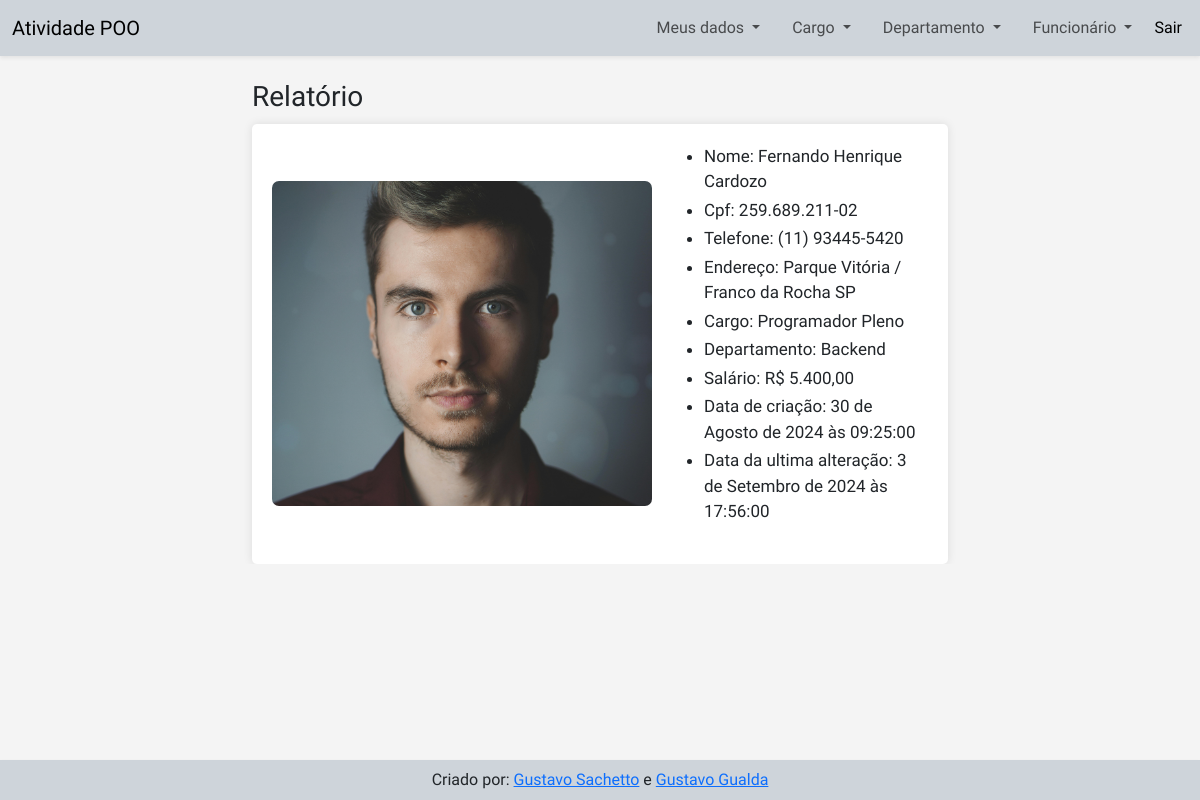
Page /view/page/relatorioFuncionarioLogado.php (signed in) on the committed database.
### tables this page shows
CREATE TABLE `funcionario` (
  `funcional` int(11) NOT NULL,
  `cpf` char(14) NOT NULL,
  `nome` varchar(40) NOT NULL,
  `telefone` char(15) DEFAULT NULL,
  `endereco` varchar(70) NOT NULL,
  `created_at` datetime NOT NULL,
  `updated_at` datetime DEFAULT NULL,
  `image_url` varchar(80) DEFAULT NULL,
  `codDepartamento` int(11) NOT NULL,
  `codCargo` int(11) NOT NULL
);

CREATE TABLE `cargo` (
  `nomeCargo` varchar(50) NOT NULL,
  `salario` decimal(8,2) NOT NULL,
  `codCargo` int(11) NOT NULL,
  `created_at` datetime NOT NULL,
  `updated_at` datetime DEFAULT NULL
);

CREATE TABLE `departamento` (
  `nomeDepartamento` varchar(45) NOT NULL,
  `codDepartamento` int(11) NOT NULL,
  `created_at` datetime NOT NULL,
  `updated_at` datetime DEFAULT NULL
);

### model/classFuncionario.php (called while the page is built, shortened)
<?php
require_once 'classConexao.php';
class Funcionario
{
    public static function read(string $where = null, string $order = null,  string $limit = null, string $fields = '*'): array
    {
        $consult = new Conection('funcionario');
        $consult->join('cargo','cargo.codCargo = funcionario.codCargo');
        $consult->join('departamento','departamento.codDepartamento = funcionario.codDepartamento');
        return $consult->select($where, $order, $limit, $fields)->fetchAll(PDO::FETCH_ASSOC);
    }
}

### model/classConexao.php (called while the page is built, shortened)
<?php
class Conection
{
    private string $table;
    private string $join = '';
    private PDO $conection;
    private static string $dbname;
    private static string $dbhost;
    private static string $dbuser;
    private static string $dbpassword;
    public function __construct(string $table)
    {
        $this->table = $table;
    }
    public static function config(string $dbname, string $dbhost, string $dbuser, string $dbpassword): void
    {
        self::$dbname     = $dbname;
        self::$dbhost     = $dbhost;
        self::$dbuser     = $dbuser;
        self::$dbpassword = $dbpassword;
    }
    public function setConection(): void
    {
        try {
            $this->conection = new PDO("mysql:dbname=".self::$dbname.";host=".self::$dbhost, self::$dbuser, self::$dbpassword);
        } catch (\PDOException $th) {
            echo('<script>console.error("ERROR CONECTION")</script>');
        }
    }
    public function execute(string $query, array $values = []): PDOStatement|false
    {
        try {
            $statement = $this->conection->prepare($query);
            $statement->execute($values);
            return $statement;
        } catch (\Throwable $th) {
            echo('<script>console.error("ERROR EXECUTE")</script>');
            return false;
        }
    }
    public function join(string $foreignTable, string $match, string $joinType = "INNER JOIN"): void
    {
       $this->join .= " {$joinType} {$foreignTable} ON {$match} ";
    }
    public function select(
        string $where = null,
        string $order = null,
        string $limit = null,
        string $fields = '*'
        ): PDOStatement|false
    {
        isset($where) ? $where = ' WHERE ' . $where . ' ' : $where = '';
        isset($order) ? $order = ' ORDER BY ' . $order . ' ' : $order = '';
        isset($limit) ? $limit = ' LIMIT ' . $limit . ' ' : $limit = '';
        isset($this->join) ? $join =$this->join : $join = '';
        $query = "SELECT {$fields} FROM " . $this->table . $join . $where . $order . $limit;
        return $this->execute($query);
    }
}

### controller/relatorioFuncionarioLogado.php (called while the page is built)
<?php
require '../../model/classFuncionario.php';
if ($_SERVER['REQUEST_METHOD'] == 'GET') {
    $value = Funcionario::read('funcional = '.$_SESSION['usuario']['funcional'], 'funcional ASC', null, 'cargo.codCargo, cargo.nomeCargo, cargo.salario, departamento.nomeDepartamento, departamento.codDepartamento, funcionario.*');
}

### controller/DateFormatter.php (called while the page is built, shortened)
<?php
class DateFormatter
{
    private static $months = [
        1 => "Janeiro",
        2 => "Fevereiro",
        3 => "Março",
        4 => "Abril",
        5 => "Maio",
        6 => "Junho",
        7 => "Julho",
        8 => "Agosto",
        9 => "Setembro",
        10 => "Outubro",
        11 => "Novembro",
        12 => "Dezembro"
    ];
    public static function format($dateTimeString) {
        $dateTime = DateTime::createFromFormat('Y-m-d H:i:s', $dateTimeString);
        $day = $dateTime->format('j');
        $month = (int)$dateTime->format('n');
        $year = $dateTime->format('Y');
        $formattedDate = "{$day} de " . self::$months[$month] . " de {$year}";
        if ($dateTimeString !== $dateTime->format('Y-m-d')) {
            $formattedDate .= " às " . $dateTime->format('H:i:s');
        }
        return $formattedDate;
    }
}

### view/page/relatorioFuncionarioLogado.php (the view, shortened to what this page needs)
<!DOCTYPE html>
<html lang="en">
<head>
    <?php include '../layout/head.php' ?>
    <?php include '../../controller/DateFormatter.php' ?>
    <link rel="stylesheet" href="../css/relatorio.css">
</head>
<body>
    <header>
        <?php include '../layout/navbar.php' ?>
    </header>
    <?php require_once '../../controller/relatorioFuncionarioLogado.php'; ?>
    <main class="container">
    <h3 class="fw-normal mt-4">Relatório</h3>
        <div class="report">
            <div class="report-details">
                <img src="<?= URL. "/" . $value[0]['image_url'] ?>" style="border-radius:7px;" alt="foto do funcionario" />
                <ul>
                    <li>
                        <span>
                            <strong class="fw-medium">Nome: </strong>
                            <?= $value[0]['nome'] ?>
                        </span>
                    </li>
                    <li>
                        <span>
                            <strong class="fw-medium">Cpf: </strong>
                            <?= $value[0]['cpf'] ?>
                        </span>
                    </li>
                    <li>
                        <span>
                            <strong class="fw-medium">Telefone: </strong>
                            <?= $value[0]['telefone'] ?>
                        </span>
                    </li>
                    <li>
                        <span>
                            <strong class="fw-medium">Endereço: </strong>
                            <?= $value[0]['endereco'] ?>
                        </span>
                    </li>
                    <li>
                        <span>
                            <strong class="fw-medium">Cargo: </strong>
                            <?= $value[0]['nomeCargo'] ?>
                        </span>
                    </li>
                    <li>
                        <span>
                            <strong class="fw-medium">Departamento: </strong>
                            <?= $value[0]['nomeDepartamento'] ?>
                        </span>
                    </li>
                    <li>
                        <span>
                            <strong class="fw-medium">Salário: </strong>
                            R$ <?= number_format((float)$value[0]['salario'], 2, ',', '.') ?>
                        </span>
                    </li>
                    <li>
                        <span>
                            <strong class="fw-medium">Data de criação: </strong>
                            <?= DateFormatter::format($value[0]['created_at']) ?>
                        </span>
                    </li>
                    <li>
                        <span>
                            <strong class="fw-medium"> Data da ultima alteração: </strong>
                            <?= empty($value[0]['updated_at'])
                                ? 'Nunca alterado'
                                : DateFormatter::format($value[0]['updated_at']) ?>
                        </span>
                    </li>
                </ul>
            </div>
        </div>
    </main>
    <?php include '../layout/footer.php' ?>
</body>
</html>

### view/css/style.css (style rules this page uses)
* { font-family: 'Fira sans', Arial, Helvetica, sans-serif; }
body { background: #f7f7f7; }

### view/css/relatorio.css (style rules this page uses)
body { font-family: Arial, sans-serif; margin: 0; padding: 0; background-color: #f4f4f4; }
.container { width: 60%; margin: auto; overflow: hidden; }
.report { background: #fff; padding: 20px; margin-top: 10px; border-radius: 5px; box-shadow: 0 0 10px rgba(0, 0, 0, 0.1); }
.report img { max-width: 380px; border-radius: 50%; margin-right: 20px; }
.report-details { display: flex; align-items: center; }
.report-details ul > li { font-size: 17px; margin-bottom: 3px; }

### rows in the picture
funcionario: image_url (picture), nome "Fernando Henrique Cardozo", cpf "259.689.211-02", telefone "(11) 93445-5420", endereco "Parque Vitória / Franco da Rocha SP", codCargo.nomeCargo "Programador Pleno", codDepartamento.nomeDepartamento "Backend", codCargo.salario "5.400,00", created_at "30 de Agosto de 2024 às 09:25:00", updated_at "3 de Setembro de 2024 às 17:56:00"
